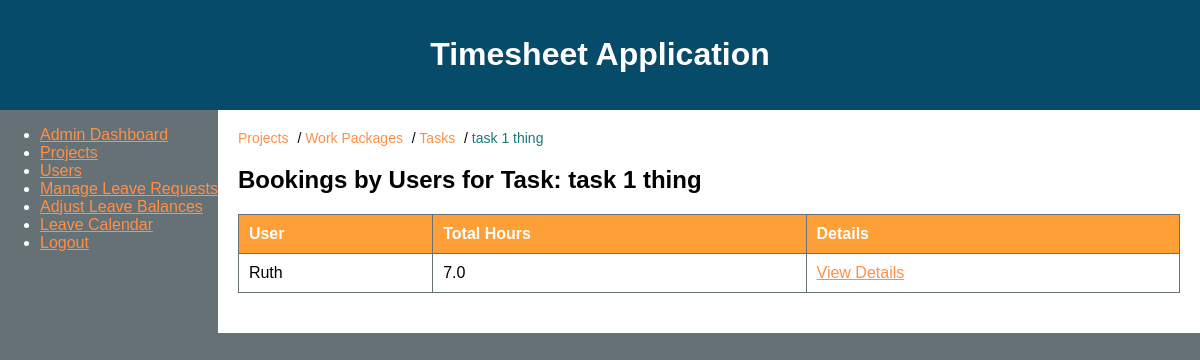
The page /admin_dashboard/tasks/1 (signed in) on the database its author committed.
### timesheet_app.py (models this page shows, shortened)
class Task(db.Model):
    id = db.Column(db.Integer, primary_key=True)
    name = db.Column(db.String(100), nullable=False)
    work_package_id = db.Column(db.Integer, db.ForeignKey('work_package.id'), nullable=False)
    timesheets = db.relationship('Timesheet', backref='task', lazy=True)

class User(UserMixin, db.Model):
    id = db.Column(db.Integer, primary_key=True)
    username = db.Column(db.String(100), unique=True, nullable=False)
    password_hash = db.Column(db.String(200), nullable=False)
    role = db.Column(db.String(10), nullable=False, default='user')
    status = db.Column(db.String(10), nullable=False, default='active')
    timesheets = db.relationship('Timesheet', backref='user', lazy=True)
    leave_requests = db.relationship('LeaveRequest', backref='user', lazy=True)
    leave_balance = db.relationship('LeaveBalance', backref='user', uselist=False, lazy=True)

### timesheet_app.py (the view)
@app.route('/admin_dashboard/tasks/<int:task_id>', methods=['GET'])
@admin_required
def task_detail(task_id):
    task = Task.query.get_or_404(task_id)
    user_data = db.session.query(
        User.id,
        User.username,
        db.func.sum(Timesheet.hours).label('total_hours')
    ).join(Timesheet)\
     .filter(Timesheet.task_id == task_id)\
     .group_by(User.id, User.username)\
     .all()
    return render_template('task_detail.html', task=task, user_data=user_data)

### timesheet_app.py (called while the page is built)
@login_manager.user_loader
def load_user(user_id):
    return User.query.get(int(user_id))

def admin_required(f):
    @wraps(f)
    @login_required
    def decorated_function(*args, **kwargs):
        if current_user.role != 'admin':
            flash('Admin access required', 'danger')
            return redirect(url_for('index'))
        return f(*args, **kwargs)
    return decorated_function

### templates/task_detail.html (shortened to what this page needs)
{% extends 'base.html' %}
{% block breadcrumb %}
<nav class="breadcrumb">
    <a href="{{ url_for('projects_page') }}">Projects</a> /
    <a href="{{ url_for('project_detail', project_id=task.work_package.project_id) }}">Work Packages</a> /
    <a href="{{ url_for('work_package_detail', work_package_id=task.work_package_id) }}">Tasks</a> /
    <span>{{ task.name }}</span>
</nav>
{% endblock %}
{% block content %}
<h2>Bookings by Users for Task: {{ task.name }}</h2>
<table>
    <thead>
        <tr>
            <th>User</th>
            <th>Total Hours</th>
            <th>Details</th>
        </tr>
    </thead>
    <tbody>
        {% for user in user_data %}
        <tr>
            <td>{{ user.username }}</td>
            <td>{{ user.total_hours }}</td>
            <td>
                <a href="{{ url_for('user_task_entries', task_id=task.id, user_id=user.id) }}">View Details</a>
            </td>
        </tr>
        {% endfor %}
    </tbody>
</table>
{% endblock %}

### static/styles.css (style rules this page uses)
body { font-family: Arial, sans-serif; margin: 0; padding: 0; color: #FFFFFF; background-color: #667176; }
.breadcrumb { margin-bottom: 20px; }
.breadcrumb a { color: #ff8f48; text-decoration: none; margin-right: 5px; }
.breadcrumb span { margin-right: 5px; color: #187979; }
table { width: 100%; border-collapse: collapse; margin-bottom: 20px; color: #000000; }
table, th, td { border: 1px solid #667176; }
th { background-color: #ff9f38; color: #FFFFFF; }
td { background-color: #FFFFFF; }
th, td { padding: 10px; text-align: left; }
nav.breadcrumb { font-size: 14px; }
nav.breadcrumb a { color: #ff8f48; }
nav.breadcrumb span { color: #187979; }
a { color: #ff8f48; }

### rows shown on the page
Task: name "task 1 thing"
User: username "Ruth", total_hours "7.0"
